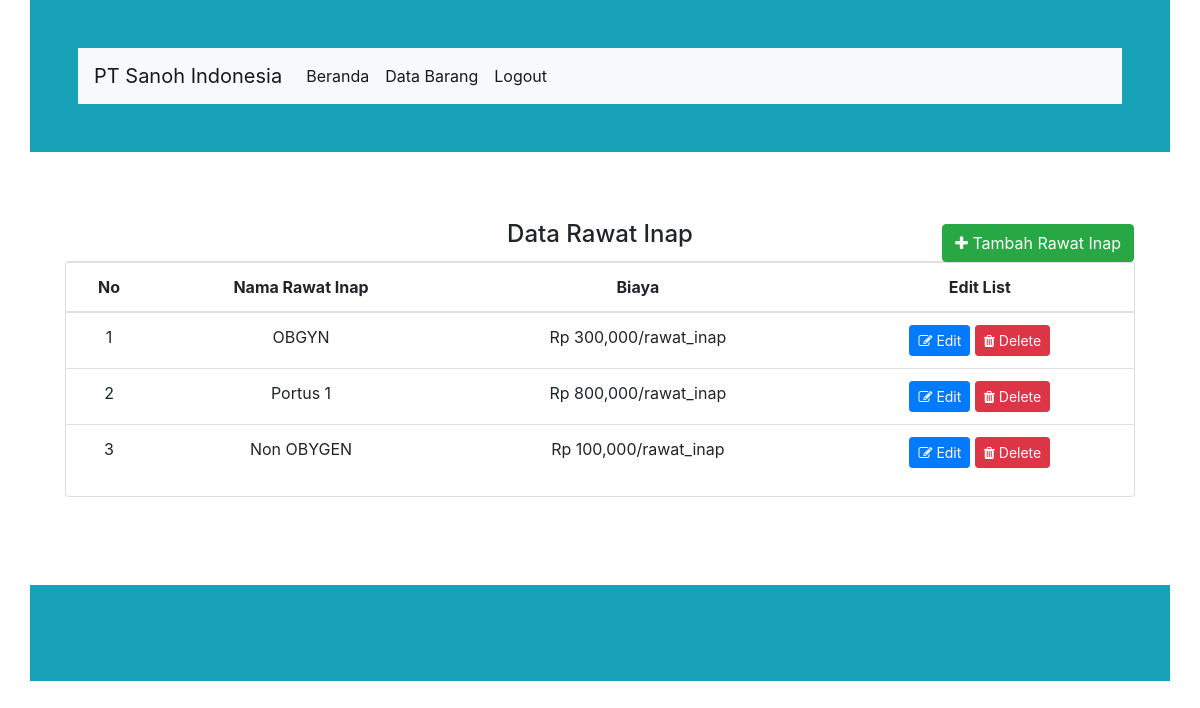
Screenshot of /index.php/admin/inap with the database file from the repository.
### tables this page shows
CREATE TABLE `data_rawat_inap` (
  `id_rawat_inap` int(11) NOT NULL,
  `nama` varchar(250) NOT NULL,
  `biaya` int(250) NOT NULL
);

### application/controllers/admin/Inap.php (called while the page is built, shortened)
<?php
class Inap extends CI_Controller {
    public function index(){
        $data['data_obat']=$this->db->query('select * from data_obat where stok between 1 and 10');
        $data['data_obat']=$data['data_obat']->num_rows();
        $data['rawat_inap'] = $this->m_crud->tampil_data('data_rawat_inap')->result();
		$this->load->view('admin/inap/v_data_rawat_inap',$data);
      }
}

### index.php (called while the page is built, shortened)
<?php
require_once BASEPATH.'core/CodeIgniter.php';

### application/models/M_crud.php (called while the page is built, shortened)
<?php
class M_crud extends CI_Model {
 	function tampil_data($table){
		return $this->db->get($table);
	}
}
    ?>

### application/views/admin/inap/v_data_rawat_inap.php (the view, shortened to what this page needs)
<body>
<main>
<div class="container my-5">
       <div class="card-body text-center">
       <h4 class="card-title">Data Rawat Inap</h4>
    <div><?php echo $this->session->flashdata('msg'); ?>
    <div class="card">
        <button id="add__new__list" type="button" class="btn btn-success position-absolute" data-toggle="modal" data-target=".bd-example-modal-lg"><i class="fa fa-plus"></i> Tambah Rawat Inap</button>
        <table class="table table-hover">
            <thead>
              <tr>
                <th scope="col">No</th>
                <th scope="col">Nama Rawat Inap</th>
                <th scope="col">Biaya</th>
                <th scope="col">Edit List</th>
              </tr>
            </thead>
            <tbody>
            <?php if (empty($rawat_inap)) { ?>
                <tr>
                      <td colspan="8">Data Belum Ada</td>
                </tr>
            <?php
                } else {
                    $no = 0;
                    foreach ($rawat_inap as $rowrawat_inap) {
                            $no++;
            ?>
                <tr>
                   <td><?php echo $no ?></td>
                    <td><?php echo $rowrawat_inap->nama ?></td>
                    <td><?php echo "Rp ".number_format($rowrawat_inap->biaya)."/rawat_inap" ?></td>
                    <td>
                    <a class="btn btn-sm btn-primary" href="<?php echo base_url() ?>index.php/admin/inap/edit/<?php echo $rowrawat_inap->id_rawat_inap ?>"><i class="fa fa-edit"></i> Edit</a>
                    <a class="btn btn-sm btn-danger" href="<?php echo base_url() ?>index.php/admin/inap/hapus/<?php echo $rowrawat_inap->id_rawat_inap ?>"><i class="fa fa-trash"></i> Delete</a>
                    </td>
                           </tr>
                <?php }} ?>
            </tbody>
          </table>
    </div>
</main>

### application/views/admin/sniphets/header.php (style rules this page uses)
body { background-image:url(https://i0.wp.com/bekasiloker.com/wp-content/uploads/2018/07/Screenshot_1.png?fit=600%2C357); background-size: 100%; }
#add__new__list { top: -38px; right: 0px; }

### rows the page displays
data_rawat_inap: nama "OBGYN", biaya "300,000"
data_rawat_inap: nama "Portus 1", biaya "800,000"
data_rawat_inap: nama "Non OBYGEN", biaya "100,000"
